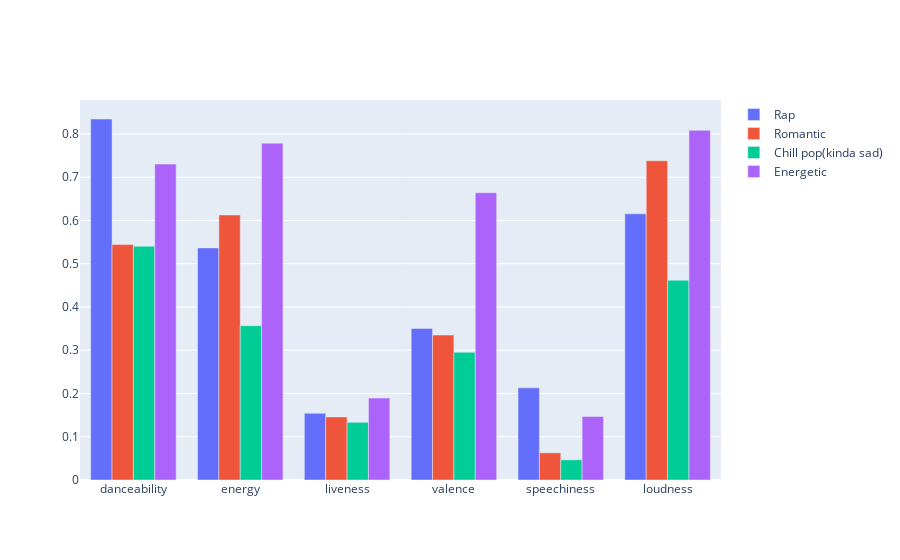

Here is the notebook cell this chart was saved with:
### Code cell
import plotly.graph_objects as go
features_cols=['danceability', 'energy', 'liveness', 'valence', 'speechiness',
       'loudness']

fig = go.Figure(data=[
    go.Bar(name='Rap', x=features_cols, y=label0_mean),
    go.Bar(name='Romantic', x=features_cols, y=label1_mean),
    go.Bar(name='Chill pop(kinda sad)', x=features_cols, y=label2_mean),
    go.Bar(name='Energetic', x=features_cols, y=label3_mean)
])
# Change the bar mode
fig.update_layout(barmode='group')
fig.show()

### Figure 1 — Plotly figure (JSON) as saved in the notebook; plotly's stock layout.template omitted (floating-point values rounded to 4 significant figures)
{"data": [{"name": "Rap", "type": "bar", "x": ["danceability", "energy", "liveness", "valence", "speechiness", "loudness"], "y": [0.8345, 0.5366, 0.1542, 0.3504, 0.2131, 0.6153, 0]}, {"name": "Romantic", "type": "bar", "x": ["danceability", "energy", "liveness", "valence", "speechiness", "loudness"], "y": [0.5443, 0.6128, 0.1459, 0.3352, 0.06276, 0.7379, 1]}, {"name": "Chill pop(kinda sad)", "type": "bar", "x": ["danceability", "energy", "liveness", "valence", "speechiness", "loudness"], "y": [0.5403, 0.3566, 0.1332, 0.2952, 0.04661, 0.4619, 2]}, {"name": "Energetic", "type": "bar", "x": ["danceability", "energy", "liveness", "valence", "speechiness", "loudness"], "y": [0.7304, 0.7787, 0.1894, 0.664, 0.1467, 0.8084, 3]}], "layout": {"barmode": "group"}}
